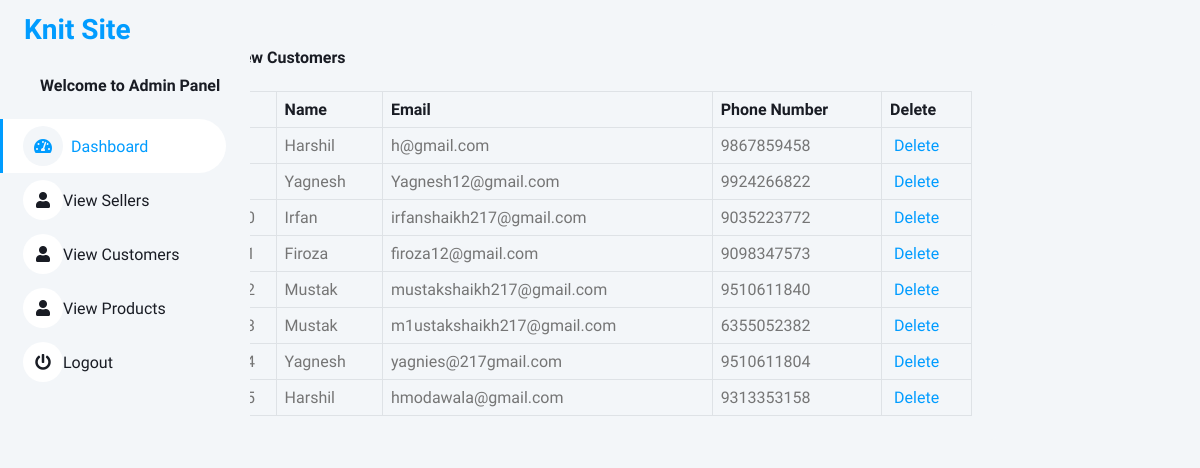
/Admin/view_customers.php, run on an earlier commit of the app's database.
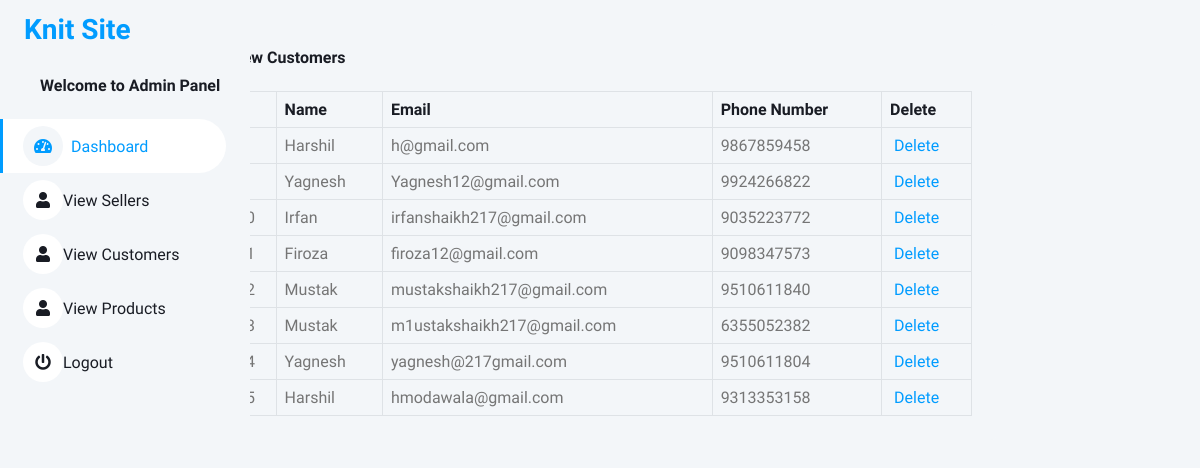
And on a later commit of the database.
### tables this page shows
CREATE TABLE `customerregistration` (
  `UserId` int(11) NOT NULL,
  `UserFirstName` varchar(30) NOT NULL,
  `UserMiddleName` varchar(30) NOT NULL,
  `UserLastName` varchar(30) NOT NULL,
  `MobileNumber` char(10) NOT NULL,
  `EmailAddress` varchar(30) NOT NULL,
  `UserName` varchar(30) NOT NULL,
  `Password` char(32) NOT NULL,
  `Address` varchar(50) NOT NULL,
  `Pincode` int(6) NOT NULL,
  `Gender` varchar(1) NOT NULL,
  `CreationDate` datetime NOT NULL,
  `status` varchar(1) NOT NULL DEFAULT '1'
);

### Admin/view_customers.php (the view, shortened to what this page needs)
<?php
include 'includes/sidebar.php';
include 'includes/db.php';
?>
   <div class="container-fluid pt-4 px-4" style="width: 70% !important;">
                <div class="bg-light text-center rounded p-4">
                    <div class="d-flex align-items-center justify-content-between mb-4">
                        <h6 class="mb-0">View Customers</h6>
                    </div>
                    <div class="table-responsive">
                        <table class="table text-start align-middle table-bordered table-hover mb-0">
                            <thead>
                                <tr class="text-dark">
                                    <th scope="col">#</th>
                                    <th scope="col">Name</th>
                                    <th scope="col">Email</th>
                                    <th scope="col">Phone Number</th>
                                    <th scope="col">Delete</th>
                                </tr>
                            </thead>
                            <tbody>
                                <?php
                                $get_c = "select * from customerregistration";
                                $run_c = mysqli_query($con, $get_c);
                                while ($row_c = mysqli_fetch_array($run_c)) {
                                    $c_id = $row_c['UserId'];
                                    $c_name = $row_c['UserFirstName'];
                                    $c_email = $row_c['EmailAddress'];
                                    $c_contact = $row_c['MobileNumber'];
                                    ?>
                                    <tr>
                                        <td><?php echo $c_id; ?></td>
                                        <td><?php echo $c_name; ?></td>
                                        <td><?php echo $c_email; ?></td>
                                        <td><?php echo $c_contact; ?></td>
                                        <td>
                                            <a href="delete_customers.php?delete_customers=<?php echo $c_id; ?>" >
                                                <i class="fa fa-trash-o" ></i> Delete
                                            </a>
                                        </td>
                                    </tr>
                                <?php } ?>
                            </tbody>
                        </table>
                    </div>
                </div>
   </div>

What changed in the data, as far as the page shows it:
changed customerregistration: EmailAddress "yagnies@217gmail.com" → "yagnesh@217gmail.com"
